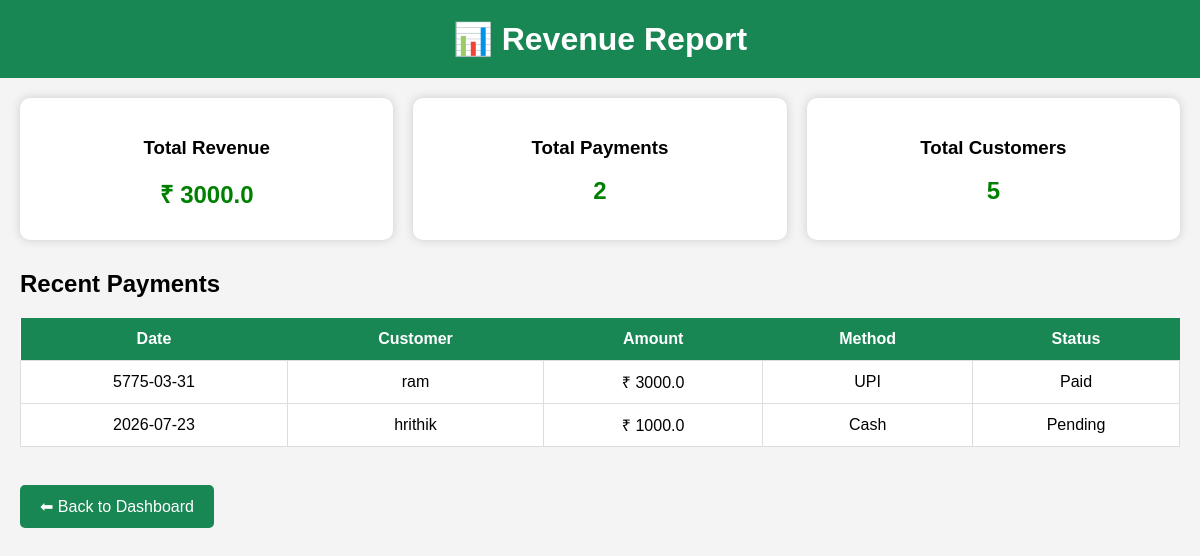
The app's page /revenue (signed in) with its own data.
### tables this page shows
CREATE TABLE payments (
    id INTEGER PRIMARY KEY AUTOINCREMENT,
    customer_id INTEGER,
    payment_date TEXT,
    amount REAL,
    payment_method TEXT,
    status TEXT
);

CREATE TABLE customers (
    id INTEGER PRIMARY KEY AUTOINCREMENT,
    name TEXT NOT NULL,
    mobile TEXT,
    address TEXT,
    route TEXT,
    morning REAL,
    evening REAL,
    status TEXT
, house_no TEXT, price_per_litre REAL, start_date TEXT, latitude REAL, longitude REAL);

### app.py (the view)
@app.route("/revenue")
def revenue():
    if "username" not in session:
        return redirect("/")
    conn = sqlite3.connect("milk_delivery.db")
    conn.row_factory = sqlite3.Row
    cursor = conn.cursor()
    cursor.execute("""
        SELECT SUM(amount)
        FROM payments
        WHERE status='Paid'
    """)
    total_revenue = cursor.fetchone()[0]
    if total_revenue is None:
        total_revenue = 0
    cursor.execute("SELECT COUNT(*) FROM payments")
    total_payments = cursor.fetchone()[0]
    cursor.execute("SELECT COUNT(*) FROM customers")
    total_customers = cursor.fetchone()[0]
    cursor.execute("""
        SELECT payments.*,
               customers.name
        FROM payments
        JOIN customers
        ON payments.customer_id = customers.id
        ORDER BY payment_date DESC
        LIMIT 10
    """)
    payments = cursor.fetchall()
    conn.close()
    return render_template(
        "revenue.html",
        total_revenue=total_revenue,
        total_payments=total_payments,
        total_customers=total_customers,
        payments=payments
    )

### templates/revenue.html (shortened to what this page needs)
<!DOCTYPE html>
<html>
<head>
</head>
<body>
<h1>📊 Revenue Report</h1>
<div class="container">
<div class="cards">
<div class="card">
<h3>Total Revenue</h3>
<h2>₹ {{ total_revenue }}</h2>
</div>
<div class="card">
<h3>Total Payments</h3>
<h2>{{ total_payments }}</h2>
</div>
<div class="card">
<h3>Total Customers</h3>
<h2>{{ total_customers }}</h2>
</div>
</div>
<h2>Recent Payments</h2>
<table>
<tr>
<th>Date</th>
<th>Customer</th>
<th>Amount</th>
<th>Method</th>
<th>Status</th>
</tr>
{% for payment in payments %}
<tr>
<td>{{ payment.payment_date }}</td>
<td>{{ payment.name }}</td>
<td>₹ {{ payment.amount }}</td>
<td>{{ payment.payment_method }}</td>
<td>{{ payment.status }}</td>
</tr>
{% endfor %}
</table>
<br>
<a href="/dashboard" class="back">
⬅ Back to Dashboard
</a>
</div>
</body>
</html>

### templates/revenue.html (style rules this page uses)
body { margin:0; font-family:Arial; background:#f4f4f4; }
h1 { background:#198754; color:white; margin:0; padding:20px; text-align:center; }
.container { padding:20px; }
.cards { display:flex; gap:20px; flex-wrap:wrap; margin-bottom:30px; }
.card { flex:1; min-width:220px; background:white; border-radius:10px; box-shadow:0 0 10px #ccc; padding:20px; text-align:center; }
.card h2 { color:green; margin:10px 0; }
table { width:100%; border-collapse:collapse; background:white; }
th { background:#198754; color:white; padding:12px; }
td { border:1px solid #ddd; padding:10px; text-align:center; }
a { text-decoration:none; color:white; }
.back { display:inline-block; margin-top:20px; background:#198754; padding:12px 20px; border-radius:5px; }

### records on screen
payments: payment_date "5775-03-31", name "ram", amount "3000.0", payment_method "UPI", status "Paid"
payments: payment_date "2026-07-23", name "hrithik", amount "1000.0", payment_method "Cash", status "Pending"

### other values on screen
{{ total_revenue }} "3000.0"
{{ total_payments }} "2"
{{ total_customers }} "5"
